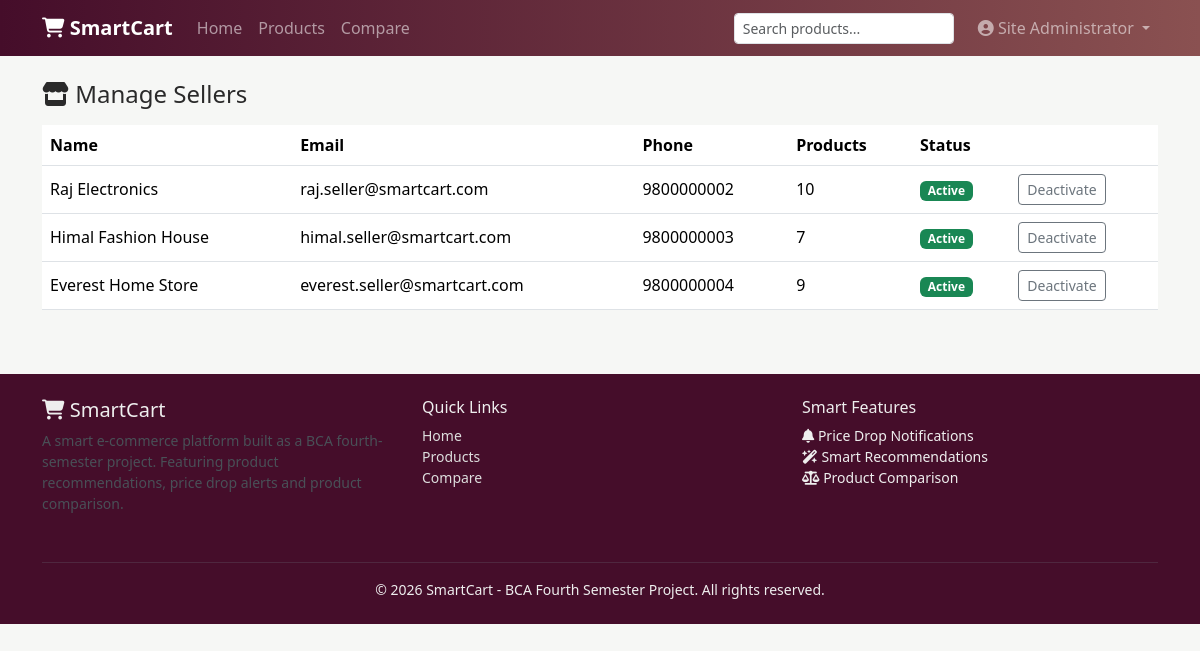
The app's page /admin/sellers.php (signed in) with its own data.
### tables this page shows
CREATE TABLE users (
    user_id INT AUTO_INCREMENT PRIMARY KEY,
    full_name VARCHAR(150) NOT NULL,
    email VARCHAR(150) NOT NULL UNIQUE,
    password VARCHAR(255) NOT NULL,
    phone VARCHAR(20) DEFAULT NULL,
    address VARCHAR(255) DEFAULT NULL,
    role ENUM('customer','seller','admin') NOT NULL DEFAULT 'customer',
    status ENUM('active','inactive') NOT NULL DEFAULT 'active',
    created_at DATETIME DEFAULT CURRENT_TIMESTAMP
);

### includes/functions.php (called while the page is built, shortened)
<?php
function e($string) {
    return htmlspecialchars($string ?? '', ENT_QUOTES, 'UTF-8');
}

### admin/sellers.php (the view, shortened to what this page needs)
<?php
require_once __DIR__ . '/../config/database.php';
require_once __DIR__ . '/../includes/functions.php';
$sellers = $pdo->query("SELECT s.*, (SELECT COUNT(*) FROM products p WHERE p.seller_id = s.user_id) AS product_count
                         FROM users s WHERE s.role = 'seller' ORDER BY s.created_at DESC")->fetchAll();
include __DIR__ . '/../includes/header.php';
?>
<div class="container my-4">
  <h4 class="mb-3"><i class="fa-solid fa-store"></i> Manage Sellers</h4>
  <div class="table-responsive">
    <table class="table align-middle bg-white">
      <thead><tr><th>Name</th><th>Email</th><th>Phone</th><th>Products</th><th>Status</th><th></th></tr></thead>
      <tbody>
        <?php foreach ($sellers as $s): ?>
          <tr>
            <td><?php echo e($s['full_name']); ?></td>
            <td><?php echo e($s['email']); ?></td>
            <td><?php echo e($s['phone']); ?></td>
            <td><?php echo $s['product_count']; ?></td>
            <td><span class="badge bg-<?php echo $s['status'] === 'active' ? 'success' : 'secondary'; ?>"><?php echo ucfirst($s['status']); ?></span></td>
            <td><a href="?toggle=<?php echo $s['user_id']; ?>" class="btn btn-sm btn-outline-secondary"><?php echo $s['status'] === 'active' ? 'Deactivate' : 'Approve/Activate'; ?></a></td>
          </tr>
        <?php endforeach; ?>
      </tbody>
    </table>
  </div>
</div>
<?php include __DIR__ . '/../includes/footer.php'; ?>

### assets/css/style.css (style rules this page uses)
:root { --sc-primary: #8a5151; --sc-primary-dark: #450d2a; --sc-accent: #873de8; --sc-bg: #f6f7f5; }
body { background-color: var(--sc-bg); font-family: 'Segoe UI', Roboto, Arial, sans-serif; color: #2a2a2a; }

### records on screen
users: full_name "Raj Electronics", email "raj.seller@smartcart.com", phone "9800000002", product_count "10", status "Active", shows "Deactivate"
users: full_name "Himal Fashion House", email "himal.seller@smartcart.com", phone "9800000003", product_count "7", status "Active", shows "Deactivate"
users: full_name "Everest Home Store", email "everest.seller@smartcart.com", phone "9800000004", product_count "9", status "Active", shows "Deactivate"

### other values on screen
currentUserName() "Site Administrator"
